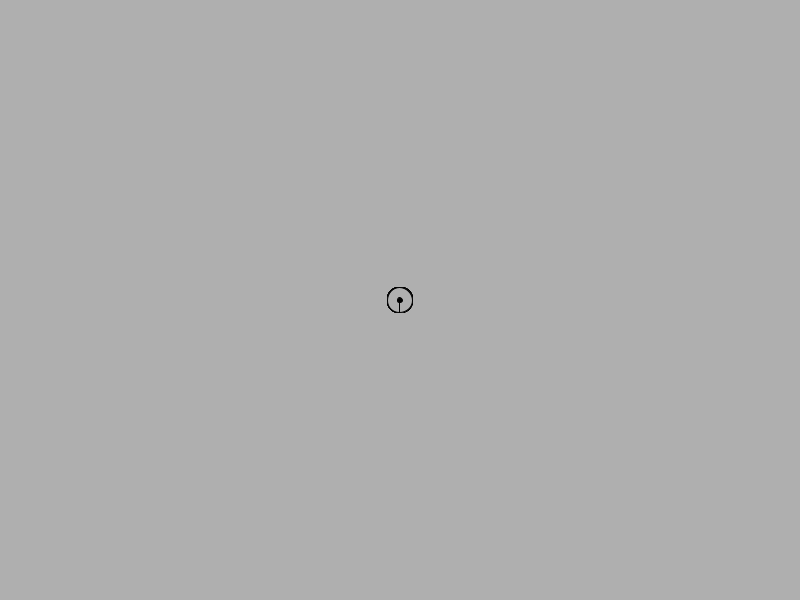
Frame 1 (no input)
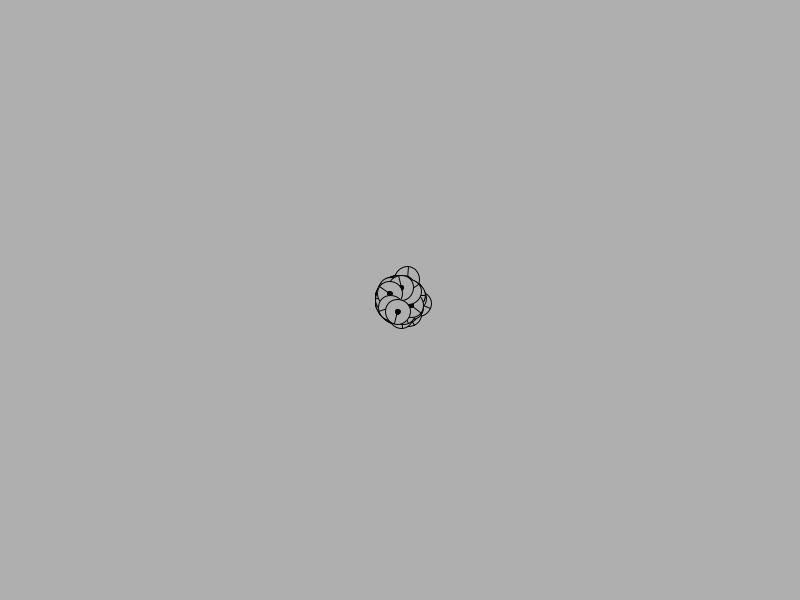
Frame 60 (the mouse pressed at the canvas centre just before this capture)
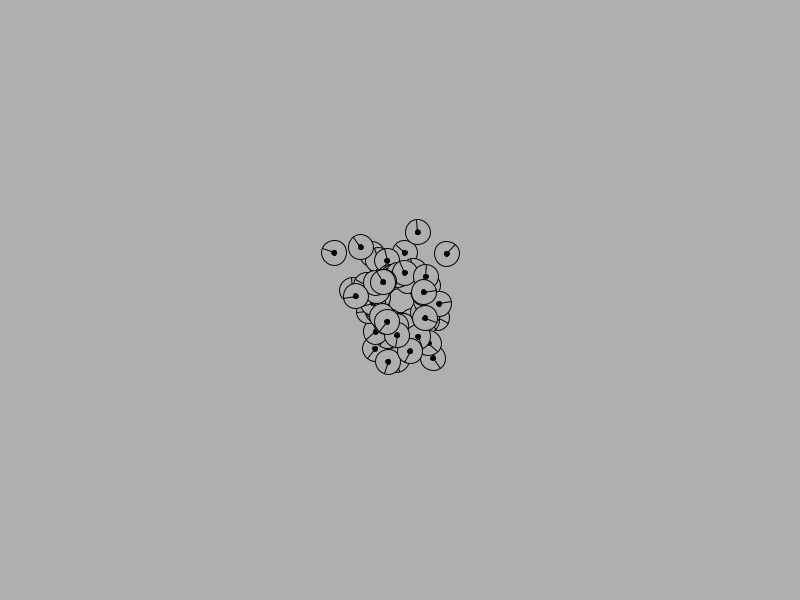
Frame 120 (the mouse held since frame 60 and released just before this capture)

The Processing sketch that drew these frames (run headless with seeded random() and noise(); from frame 60 on, the mouse is pressed at the canvas centre):

// Processing sketch: NoiseWanderer
// ── NoiseWanderer.pde
Agent[] agents = new Agent[100];
PVector mouse;
void setup(){
  size(800, 600);
  for (int i = 0; i < agents.length; i++){
    agents[i] = new Agent(width/2, height/2, 10, .2, i);
  }
}

void draw() {
  background(175);
  for (int i = 0; i < agents.length; i++){
    agents[i].update();
  }
  for (int i = 0; i < agents.length; i++){
    agents[i].display();
  }
}

// ── Agent.pde
class Agent {
  PVector pos, vel, acc, steer, randy;
  float maxSpeed, maxForce, r;
  boolean arrived;
  int index;

  Agent (float _px, float _py, float _ms, float _mf, int i_) {
    pos = new PVector(_px, _py);
    vel = new PVector(0, 0);
    acc = new PVector(0, 0);
    maxSpeed = _ms;
    maxForce = _mf;
    r = 6;
    arrived = false;
    index = i_;
  }

  void update() {
    randy = new PVector(map(noise(index, frameCount * .005, 0), 0, 1, -1, 1), map(noise(index, frameCount * .005, 1), 0, 1, -1, 1));
    randy.normalize();
    randy.setMag(maxSpeed * 5);
    
    seek(PVector.add(pos, randy), 2);
    seek(width/2, height/2, 5);
    vel.add(acc);
    vel.limit(maxSpeed);
    pos.add(vel);
    acc.set(0, 0);
    if ( pos.x > width ) {
      pos.x = 0;
    } else if (pos.x < 0) {
      pos.x = width;
    }
    if ( pos.y > width ) {
      pos.y = 0;
    } else if (pos.y < 0) {
      pos.y = width;
    }
  }

  void display() {
    /*
    float theta = vel.heading() + PI/2;
    fill(127);
    stroke(0);
    strokeWeight(1);
    pushMatrix();
    translate(pos.x, pos.y);
    rotate(theta);
    beginShape();
    vertex(0, -r*2);
    vertex(-r, r*2);
    vertex(r, r*2);
    endShape(CLOSE);
    popMatrix();
    */
    ellipseMode(CENTER);
    fill(175);
    ellipse(pos.x, pos.y, 25, 25);
    fill(0);
    ellipse(pos.x, pos.y, 5, 5);
    randy.normalize();
    line(pos.x, pos.y,pos.x + (randy.x * 12.5),pos.y + (randy.y * 12.5));
  }


  void seek(PVector t, float weight) {
    PVector desired = PVector.sub(t, pos);

    float d = desired.mag();

    if (d < 100) {
      float m =  map(d, 0, 100, 0, maxSpeed);
      desired.setMag(m);
    } else {
      desired.setMag(maxSpeed);
      desired.mult(weight);
    }

    PVector steer = PVector.sub(desired, vel);
    steer.limit(maxForce);
    addForce(steer);
  }

  void addForce(PVector force) {
    // I could add mass here if I want A = F / M
    acc.add(force);
  }

  void seek(float _t1, float _t2, float weight) {
    PVector target = new PVector(_t1, _t2);
    seek(target, weight);
  }
}
